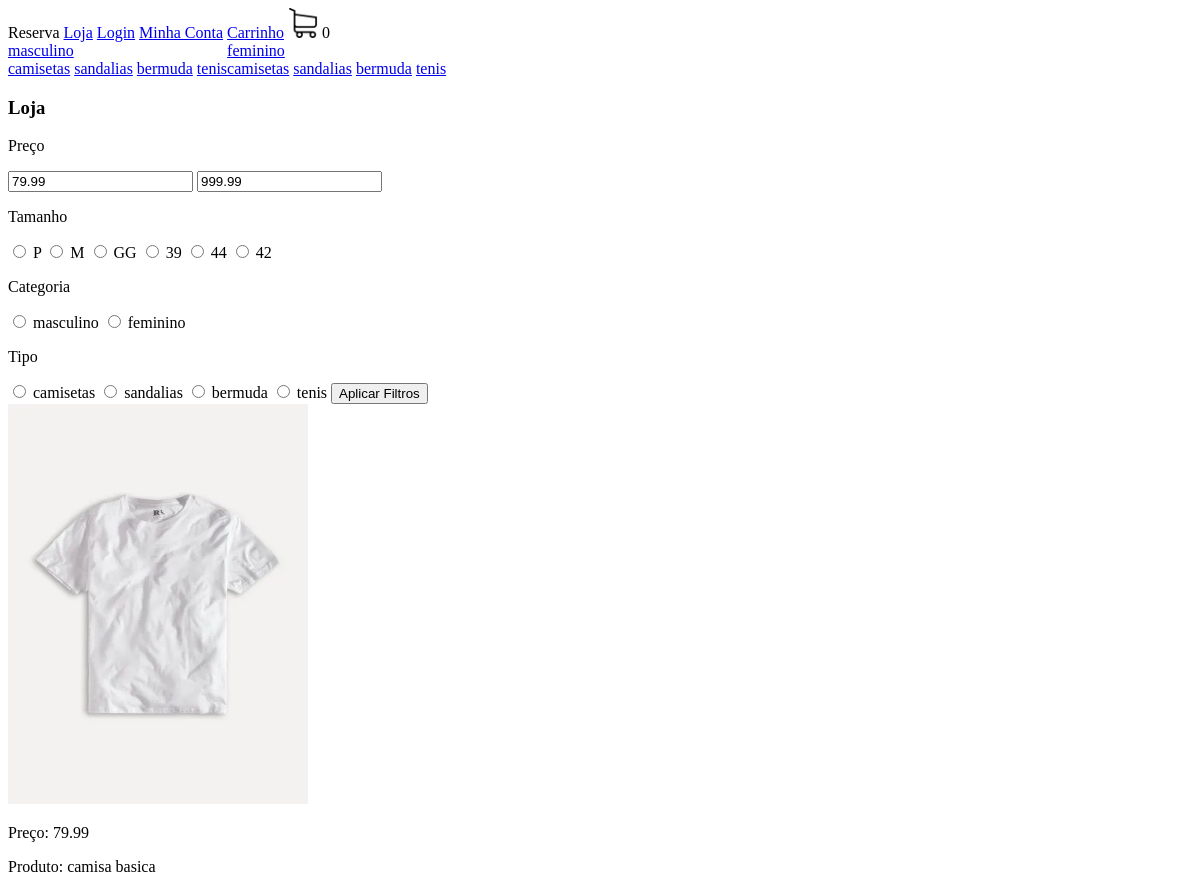
Page /loja/ (upper part) on the earlier database version.
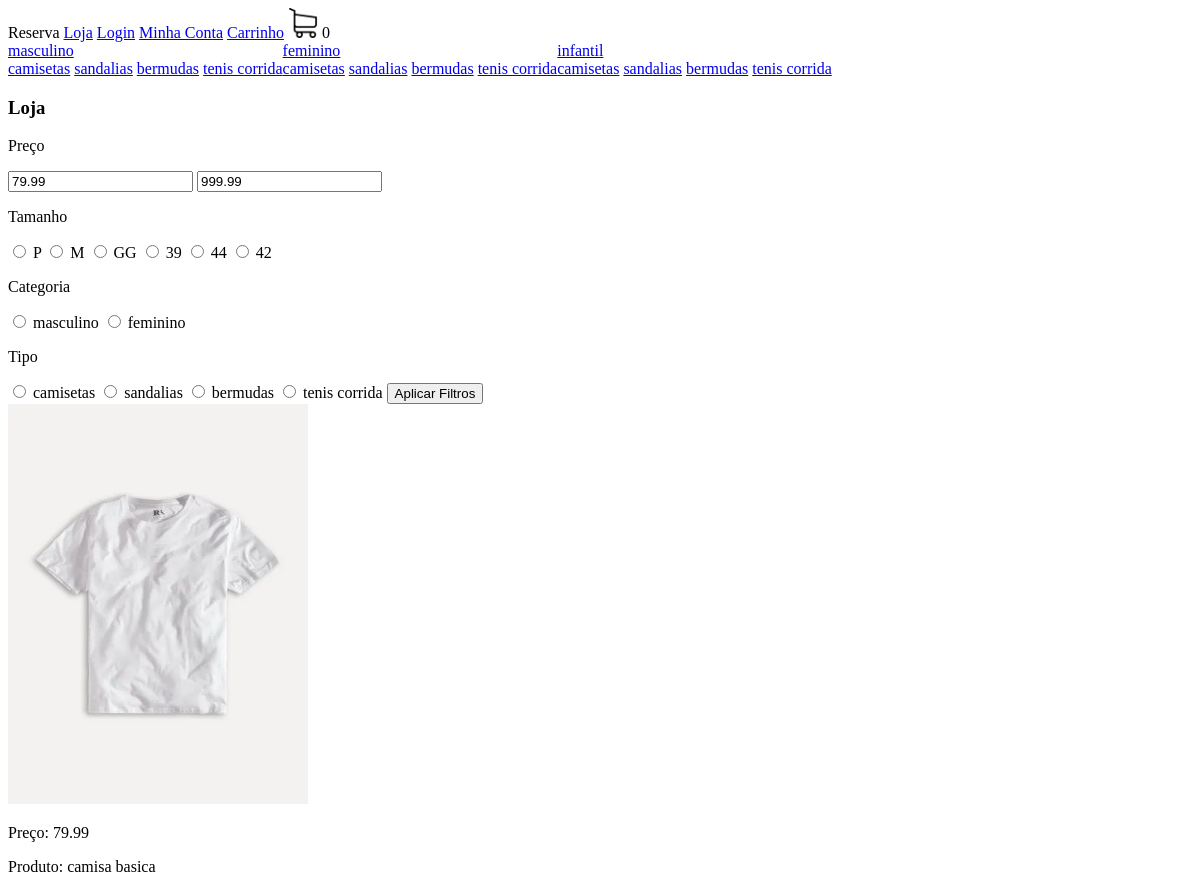
Same page on the later database version.
### loja/models.py (models this page shows, shortened)
class Categoria(models.Model):
    nome = models.CharField(max_length=200, null=True, blank=True)
    slug = models.CharField(max_length=200, null=True, blank=True)

class Tipo(models.Model):
    nome = models.CharField(max_length=200, null=True, blank=True)
    slug = models.CharField(max_length=200, null=True, blank=True)

class Produto(models.Model):
    imagem = models.ImageField(max_length=400, null=True, blank=True)
    nome = models.CharField(max_length=200, null=True, blank=True)
    preco = models.DecimalField(max_digits=10, decimal_places=2)
    ativo = models.BooleanField(default=True)
    categoria  = models.ForeignKey(Categoria, null=True, blank=True, on_delete=models.SET_NULL)
    tipo = models.ForeignKey(Tipo, null=True, blank=True, on_delete=models.SET_NULL)

### loja/views.py (the view, shortened to what this page needs)
# urls.py: path('', include('loja.urls'))
def loja(request, filtro=None):
    produtos = Produto.objects.filter(ativo=True)
    produtos = filtrar_produtos(produtos, filtro)
    itens = ItemEstoque.objects.filter(quantidade__gt=0, produto__in=produtos)
    tamanhos = itens.values_list('tamanho', flat=True).distinct()
    ids_categorias = produtos.values_list('categoria', flat=True).distinct()
    categorias = Categoria.objects.filter(id__in=ids_categorias)
    minimo, maximo = preco_minimo_maximo(produtos)
    context = {"produtos": produtos, "minimo": minimo, "maximo": maximo, "tamanhos": tamanhos, "categorias": categorias}
    return render(request, 'loja.html', context)

### loja/novos_contextos.py (called while the page is built)
def carrinho(request):
    quantidade_produtos_carrinho = 0
    if request.user.is_authenticated:
        cliente = request.user.cliente
    else:
        if request.COOKIES.get('id_sessao'):
            id_sessao = request.COOKIES.get('id_sessao')
            cliente, criado = Cliente.objects.get_or_create(id_sessao=id_sessao)
        else:
            return {'quantidade_produtos_carrinho': quantidade_produtos_carrinho}
    pedido, criado = Pedido.objects.get_or_create(cliente=cliente, finalizado=False)
    itens_pedido = ItemPedido.objects.filter(pedido=pedido)
    for item in itens_pedido:
        quantidade_produtos_carrinho += item.quantidade
    return {'quantidade_produtos_carrinho': quantidade_produtos_carrinho}

def categorias_tipos(request):
    categorias_navegacao = Categoria.objects.all()
    tipos_navegacao = Tipo.objects.all()
    return {"categorias_navegacao": categorias_navegacao, "tipos_navegacao": tipos_navegacao}

### loja/utilidades.py (called while the page is built)
def filtrar_produtos(produtos, filtro):
    if filtro:
        if "-" in filtro:
            categoria, tipo = filtro.split("-")
            produtos = produtos.filter(tipo__slug=tipo, categoria__slug=categoria)
        else:
            produtos = produtos.filter(categoria__slug=filtro)
    return produtos

def preco_minimo_maximo(produtos):
    minimo = 0
    maximo = 0
    if len(produtos) > 0:
        minimo = list(produtos.aggregate(Min('preco')).values())[0]
        maximo = list(produtos.aggregate(Max('preco')).values())[0]
        minimo = round(minimo, 2)
        maximo = round(maximo, 2)
    return minimo, maximo

### loja/templates/loja.html (shortened to what this page needs)
{% extends 'base.html'%}
{% load static%}
{% block body%}
<h3>Loja</h3>
<form action="" method="POST">
    <p>Preço</p>
    <input type="number" name="preco_minimo" value={{ minimo }}>
    <input type="number" name="preco_maximo" value={{ maximo }}>
    <p>Tamanho</p>
    {% for tamanho in tamanhos %}
        <input type="radio" name="tamanho", value="{{ tamanho}}">
        <label for="{{ tamanho }}">{{ tamanho }}</label>
    {% endfor %}
    <p>Categoria</p>
    {% for categoria in categorias %}
        <input type="radio" name="categoria" value="{{ categoria.slug }}">
        <label for="{{ categoria.slug }}">{{ categoria.nome }}</label>
    {% endfor %}
    <p>Tipo</p>
    {% for tipo in tipos_navegacao %}
        <input type="radio" name="tipo" value="{{ tipo.slug}}">
        <label for="{{ tipo.slug}}">{{ tipo.nome}}</label>
    {% endfor %}
    <button type="submit">Aplicar Filtros</button>
</form>
{% for produto in produtos %}
    <a href="{% url 'ver_produto' produto.id %}">
        <img src="{{ produto.imagem.url }}" alt="produto" width="300" height="400">
    </a>
    <p>Preço: {{ produto.preco }}</p>
    <p>Produto: {{ produto.nome }}</p>
{% endfor %}
{% endblock%}

### loja/templates/base.html (shortened to what this page needs)
{% load static%}
<!DOCTYPE html>
<html lang="en">
  <head>
    <link rel="stylesheet" type="text/css" href="{% static 'css/main.css' %}" />
    <link rel="stylesheet" href="https://cdnjs.cloudflare.com/ajax/libs/font-awesome/6.5.2/css/all.min.css" />
  </head>
  <body>
    {% include 'navbar.html'%} {% block body %} {% endblock %}
  </body>
</html>

### loja/templates/navbar.html
{% load static %}
<nav>
  Reserva
  <a href="{% url 'loja' %}">Loja</a>
  <a href="{% url 'login' %}">Login</a>
  <a href="{% url 'minhaconta' %}">Minha Conta</a>
  <a href="{% url 'carrinho' %}">Carrinho</a>
  <img
    src="{% static 'imagens/carrinho.png'%}"
    alt="carrinho_compras"
    width="30"
    height="30"
  />
  {{ quantidade_produtos_carrinho }}
  <div style="display: flex;">
    {% for categoria in categorias_navegacao %}
       <div>
          <a href="{% url 'loja' %}{{ categoria.slu }}">{{ categoria.nome }}</a>
          <br>
          {% for tipo in tipos_navegacao %}
            <a href="{% url 'loja' %}{{ categoria.slug}}-{{ tipo.slug}}">{{ tipo.nome }}</a>
          {% endfor %}
      </div>
    {% endfor %}
  </div>
</nav>

Differences in the rows shown:
changed Tipo: nome "bermuda" → "bermudas"
changed Tipo: nome "tenis" → "tenis corrida"
added Categoria: nome "infantil", Tipo (nome "camisetas"), Tipo (nome "sandalias"), Tipo (nome "bermudas"), Tipo (nome "tenis corrida")
